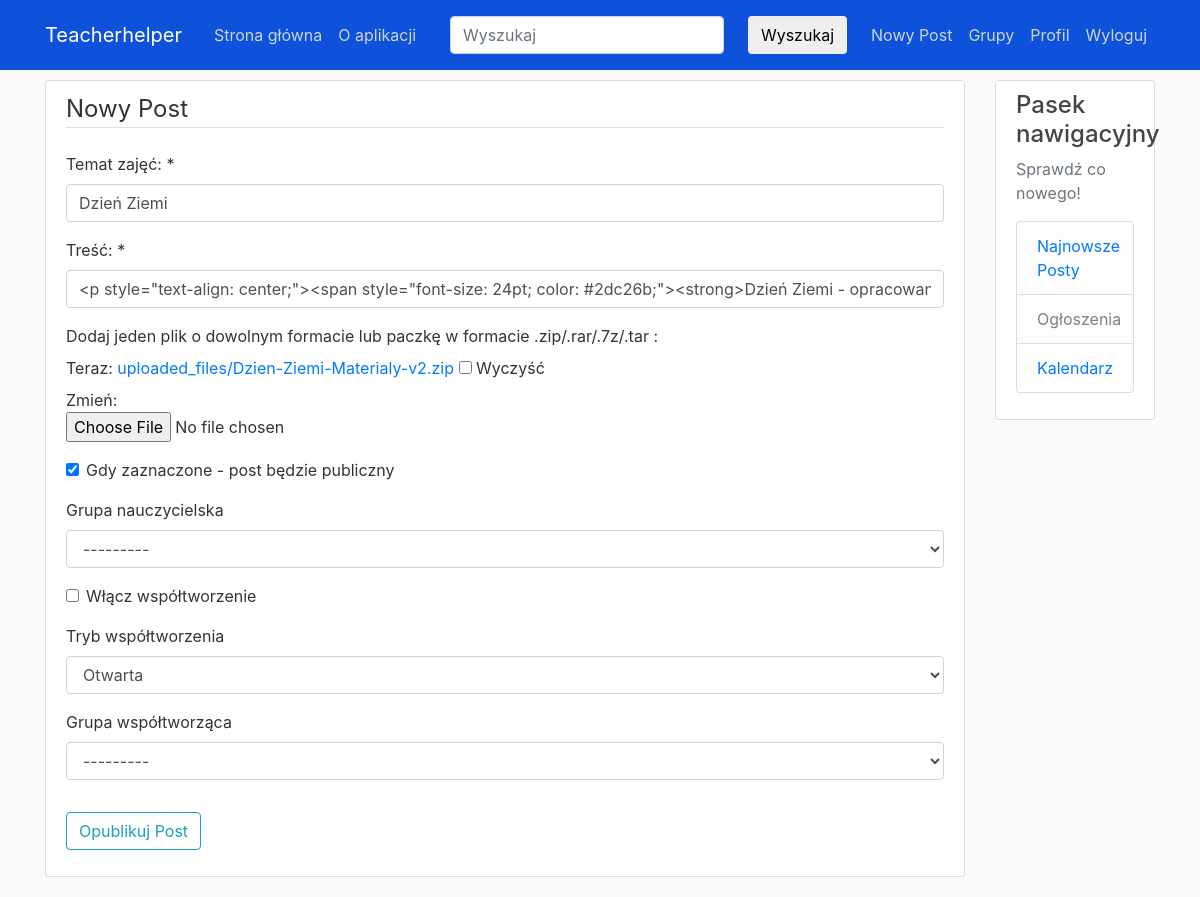
Before: /post/19/update (signed in) with the older database file.
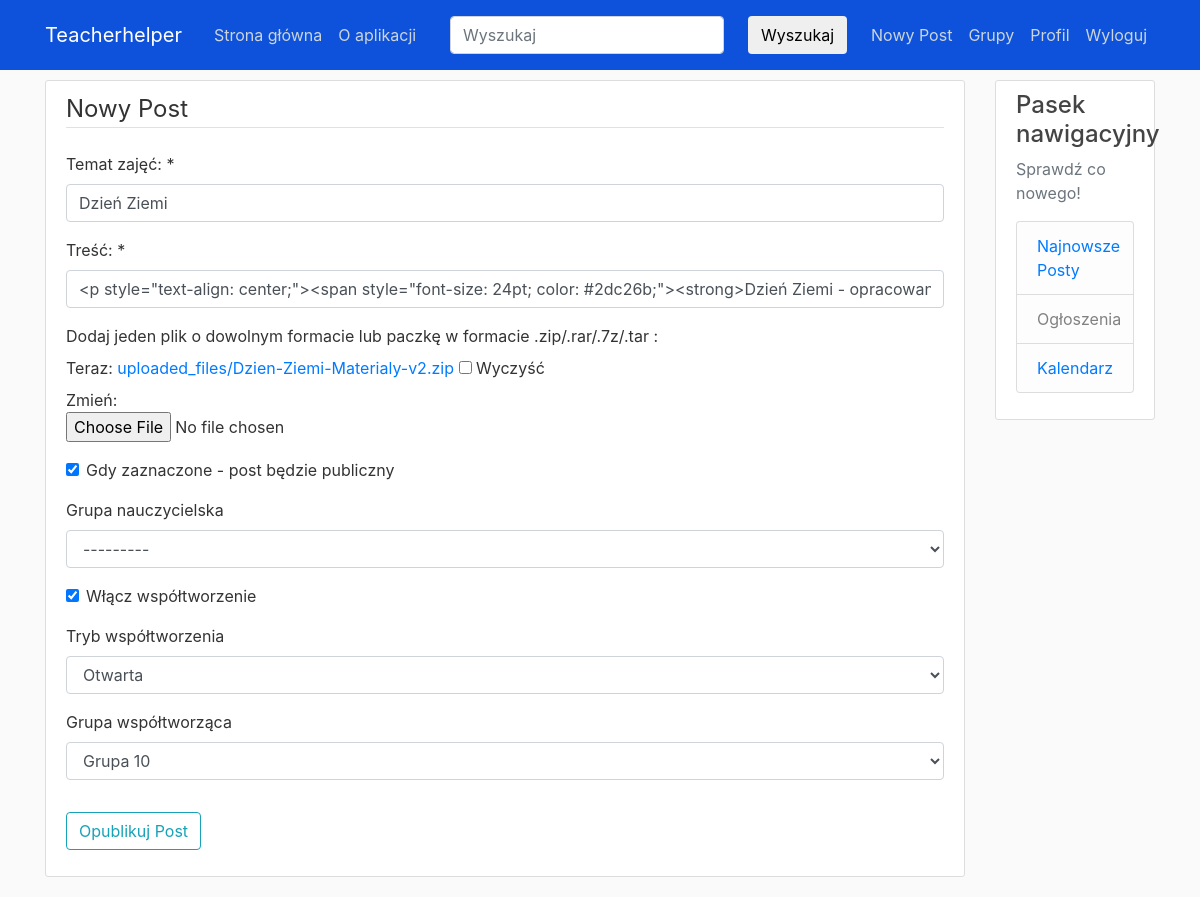
After: the same page with the newer database file.
### blog/models.py (models this page shows, shortened)
class Post(models.Model):
    title = models.CharField(max_length=100, verbose_name='Temat zajęć: ')
    content = models.TextField(verbose_name='Materiały (linki, ciekawostki itp.): ')
    uploaded_file = models.FileField(null=True, blank=True, upload_to='uploaded_files/',
                                     verbose_name='Dodaj jeden plik o dowolnym formacie lub paczkę w formacie .zip/.rar/.7z/.tar : ')
    visibility = models.BooleanField(verbose_name='Gdy zaznaczone - post będzie publiczny', default=True)
    date_posted = models.DateTimeField(default=timezone.now)
    author = models.ForeignKey(User, on_delete=models.CASCADE)
    group = models.ForeignKey(Group, on_delete=models.SET_NULL, null=True, blank=True,
                              verbose_name='Grupa nauczycielska')
    co_creation_enabled = models.BooleanField(default=False, verbose_name="Włącz współtworzenie")
    co_creation_mode = models.CharField(
        max_length=10,
        choices=[('open', 'Otwarta'), ('closed', 'Zamknięta')],
        default='open',
        verbose_name='Tryb współtworzenia'
    )
    co_creation_group = models.ForeignKey(Group, on_delete=models.SET_NULL, null=True, blank=True,
                                          related_name='co_creation_group', verbose_name='Grupa współtworząca')

### blog/views.py (the view, shortened to what this page needs)
# urls.py: path('post/<int:pk>/update', PostUpdateView.as_view(), name='post-update'),
class PostUpdateView(LoginRequiredMixin, UserPassesTestMixin, UpdateView):
    model = Post
    form_class = PostForm
    template_name = 'blog/post_form.html'
    def test_func(self):
        post = self.get_object()
        return self.request.user == post.author or self.request.user in post.co_creation_group.members.all()

### users/forms.py
class PostForm(forms.ModelForm):
    content = forms.CharField(widget=TinyMCE(attrs={'cols': 80, 'rows': 30}), label='Treść: ')
    co_creation_enabled = forms.BooleanField(required=False, label="Włącz współtworzenie")
    co_creation_mode = forms.ChoiceField(
        choices=[('open', 'Otwarta'), ('closed', 'Zamknięta')],
        label='Tryb współtworzenia',
        required=False
    )
    co_creation_group = forms.ModelChoiceField(
        queryset=Group.objects.all(),
        required=False,
        label='Grupa współtworząca'
    )
    class Meta:
        model = Post
        fields = ['title', 'content', 'uploaded_file', 'visibility', 'group', 'co_creation_enabled', 'co_creation_mode', 'co_creation_group']

### users/models.py (called while the page is built)
    def __str__(self):
        return self.name

### blog/templates/blog/post_form.html (shortened to what this page needs)
{% extends "blog/base.html" %}
{% load crispy_forms_tags %}
{% block content %}
    <div class="content-section">
        <form method="POST" enctype="multipart/form-data">
            <fieldset class="form-group">
                <legend class="border-bottom mb-4">Nowy Post</legend>
                {{ form|crispy }}
            </fieldset>
            <div class="form-group">
                <button class="btn btn-outline-info" type="submit">Opublikuj Post</button>
            </div>
            </form>
    </div>
{% endblock content %}

Changed rows visible on the page:
changed Post "Dzień Ziemi": co_creation_enabled "☐" → "☑"; co_creation_group "---------" → "Grupa 10"
